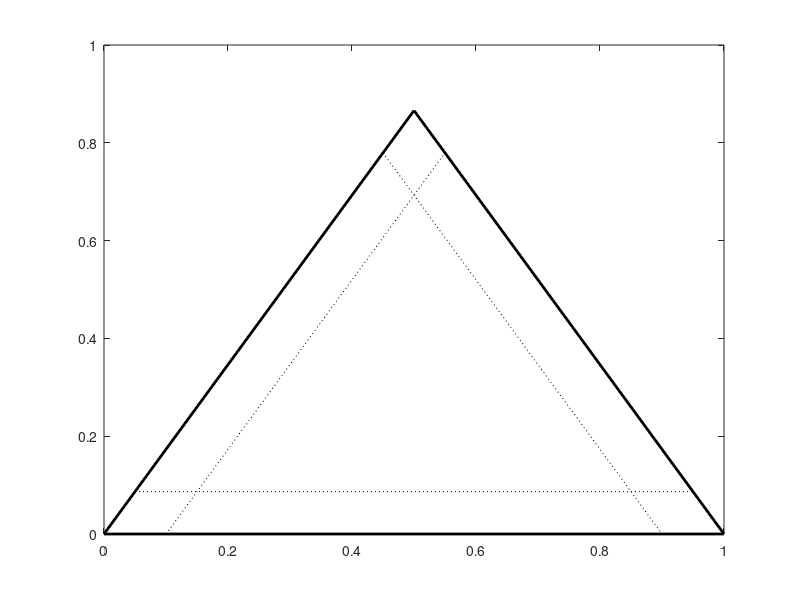

Write MATLAB code to recreate this figure. (Note: this script raises an error after producing the figure.)
function [h,hg,htick]=terplot(number)
%FUNCTION [h,hg,htick]=TERPLOT perpares a ternary axis system that is
% needed for the ternaryc function. It returns three handels:
% - h:      to modify the patch created by the fill function;
% - hg:     to change each grid line separately (must probably be
% modified);
% - htick:  to edit the tick labels (probably very inconvinient)
%
% Uli Theune, Geophysics, University of Alberta
%
if nargin<1
    number=11;
end
h=fill([0 1 0.5 0],[0 0 0.866 0],'w','linewidth',2);
%set(h,'facecolor',[0.7 0.7 0.7],'edgecolor','w')
%set(gcf,'color',[0 0 0.3])
d1=cos(pi/3);
d2=sin(pi/3);
l=linspace(0,1,number);
hold on
for i=2:length(l)-1
   hg(i-1,3)=plot([l(i)*d1 1-l(i)*d1],[l(i)*d2 l(i)*d2],':k','linewidth',0.25);
   hg(i-1,1)=plot([l(i) l(i)+(1-l(i))*d1],[0 (1-l(i))*d2],':k','linewidth',0.25);
   hg(i-1,2)=plot([(1-l(i))*d1 1-l(i)],[(1-l(i))*d2 0],':k','linewidth',0.25);
   set(get(get(hg(i-1,3),'Annotation'),'LegendInformation'),...
       'IconDisplayStyle','off'); % Exclude line from legend
   set(get(get(hg(i-1,1),'Annotation'),'LegendInformation'),...
       'IconDisplayStyle','off'); % Exclude line from legend
   set(get(get(hg(i-1,2),'Annotation'),'LegendInformation'),...
       'IconDisplayStyle','off'); % Exclude line from legend
end
hold off
axis image
axis off
% Make x-tick labels
for i=1:number
    htick(i,1)=text(l(i),-0.025,num2str(l(i)));
    htick(i,3)=text(1-l(i)*cos(pi/3)+0.025,l(i)*sin(pi/3)+0.025,num2str(l(i)));
    htick(i,2)=text(0.5-l(i)*cos(pi/3)-0.06,sin(pi/3)*(1-l(i)),num2str(l(i)));
end

set(gcf,'WindowButtonDownFcn','InitTerExpl');
global hx;



